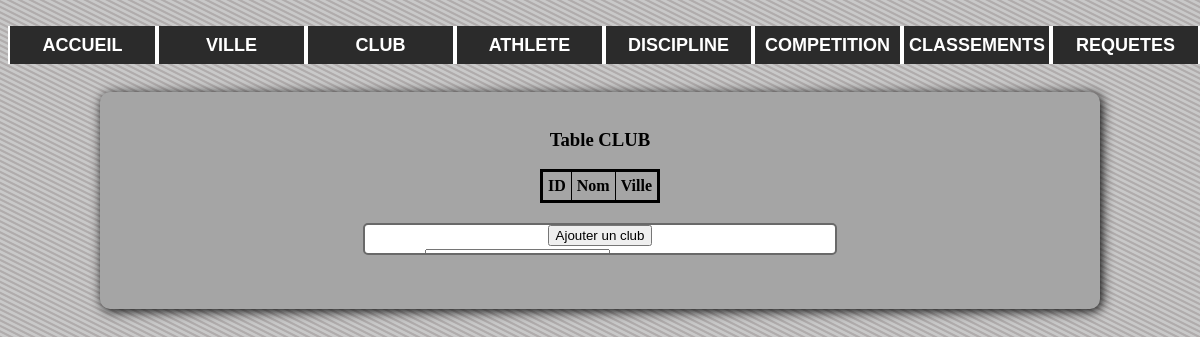
The page /Club.php on the database as committed earlier.
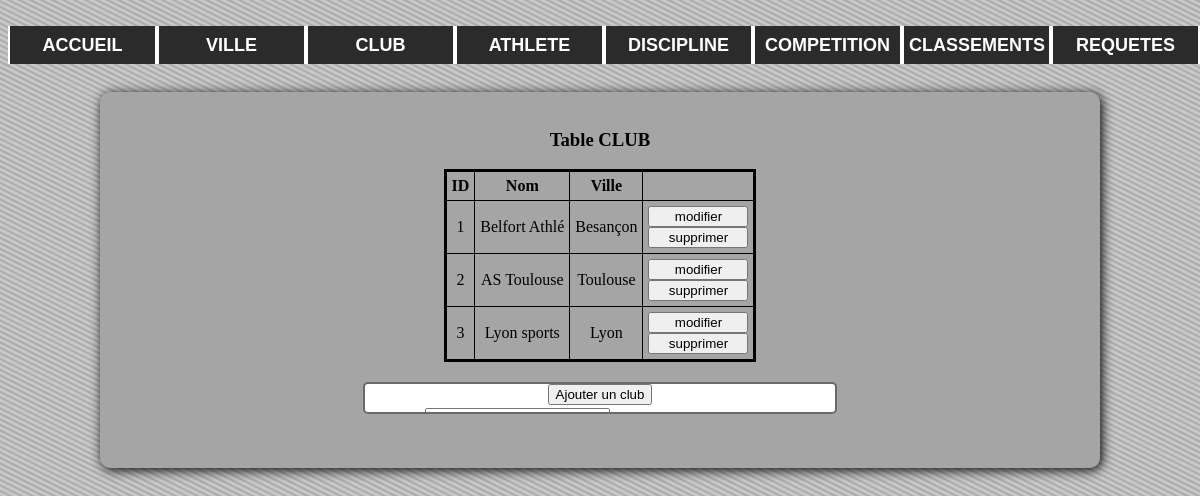
The same page on the database as committed later.
### tables this page shows
create table CLUB(

	noClub INT NOT NULL AUTO_INCREMENT,
	nomClub VARCHAR(40),
	noVille INT,
	PRIMARY KEY(noClub),
	CONSTRAINT fkCLUB FOREIGN KEY(noVille) REFERENCES VILLE(noVille))
	TYPE=InnoDB;

create table VILLE(

	noVille INT NOT NULL AUTO_INCREMENT,
	nomVille VARCHAR(25),
	PRIMARY KEY(noVille))
	TYPE=InnoDB;

### bdd.php (called while the page is built, shortened)
<?php
function bdd_query($query) {
    $resultat = mysql_query($query) or die("La requete demandee n'a pu aboutir... <a href=index.php>Recommencez</a>");
    return $resultat;
}
?>

### Club.php (the view, shortened to what this page needs)
<?php
    require_once("header.php");
    require_once("bdd.php");
?>
<br/>
<br/>
<div id="mainContainer">
    <br/><h3>Table CLUB</h3>
    <?php
    $req="Select * from CLUB";
    $res=bdd_query($req);
    echo"
        <table id=\"tableau\">\n
            <tr>\n
                <td><b>ID</b></td><td class=\"nomClub\"><b>Nom</b></td><td><b>Ville</b></td>\n
             </tr>";
    while($l=mysql_fetch_array($res)){
        echo"<tr>\n
                <td>".$l[0]."</td><td class=\"nomVille\">".$l[1]."</td>";
                $req2="select nomVille from VILLE v, CLUB c where c.noVille=".$l[2]." and v.noVille=c.noVille";
                $res2=bdd_query($req2);
                $ligne=mysql_fetch_array($res2);
                echo"<td>".$ligne[0]."</td>
                    <td> <input type=\"button\" value=\"modifier\" onClick=\"deroule2(150, 1); remplir_champ_modif('no', ".$l[0].");remplir_champ_modif('nomClubModif', '".$l[1]."');
                    remplir_champ_modif('nomVilleModif', '".$ligne[0]."')\">
                    <br/>
                    <input type=\"button\" value=\"supprimer\" onClick=\"javascript:if(confirm('confirmez-vous la suppression ?'))document.location.href='Maj_club.php?action=2&id=".$l[0]."'\" ></td>\n";
    }
    echo "</table>"
    ?>
    <div id="form_ajout">
        <input type="button" onClick="deroule(150, 1)" value="Ajouter un club"><br/>
        <form method="POST" action="Maj_club.php?action=1" onSubmit="return confirm('confirmez-vous l\'ajout ?')">
               <table>
                   <tr>
                       <td><label for="nomClub">Nom : </label></td><td><input type="text" name="nomClub" id="nomClub" onkeyup="check_field('nomClub')"></td>
                       <td id="error_nomClub"></td>
                   </tr>
               </table>
        </form>
    </div><br/><br/>
    <br/>
</div><br/>
</body>
</html>

Rows that differ between the two databases and show on the page:
added club: noClub "1", nomClub "Belfort Athlé", noVille.nomVille "Besançon"
added club: noClub "2", nomClub "AS Toulouse", noVille.nomVille "Toulouse"
added club: noClub "3", nomClub "Lyon sports", noVille.nomVille "Lyon"
